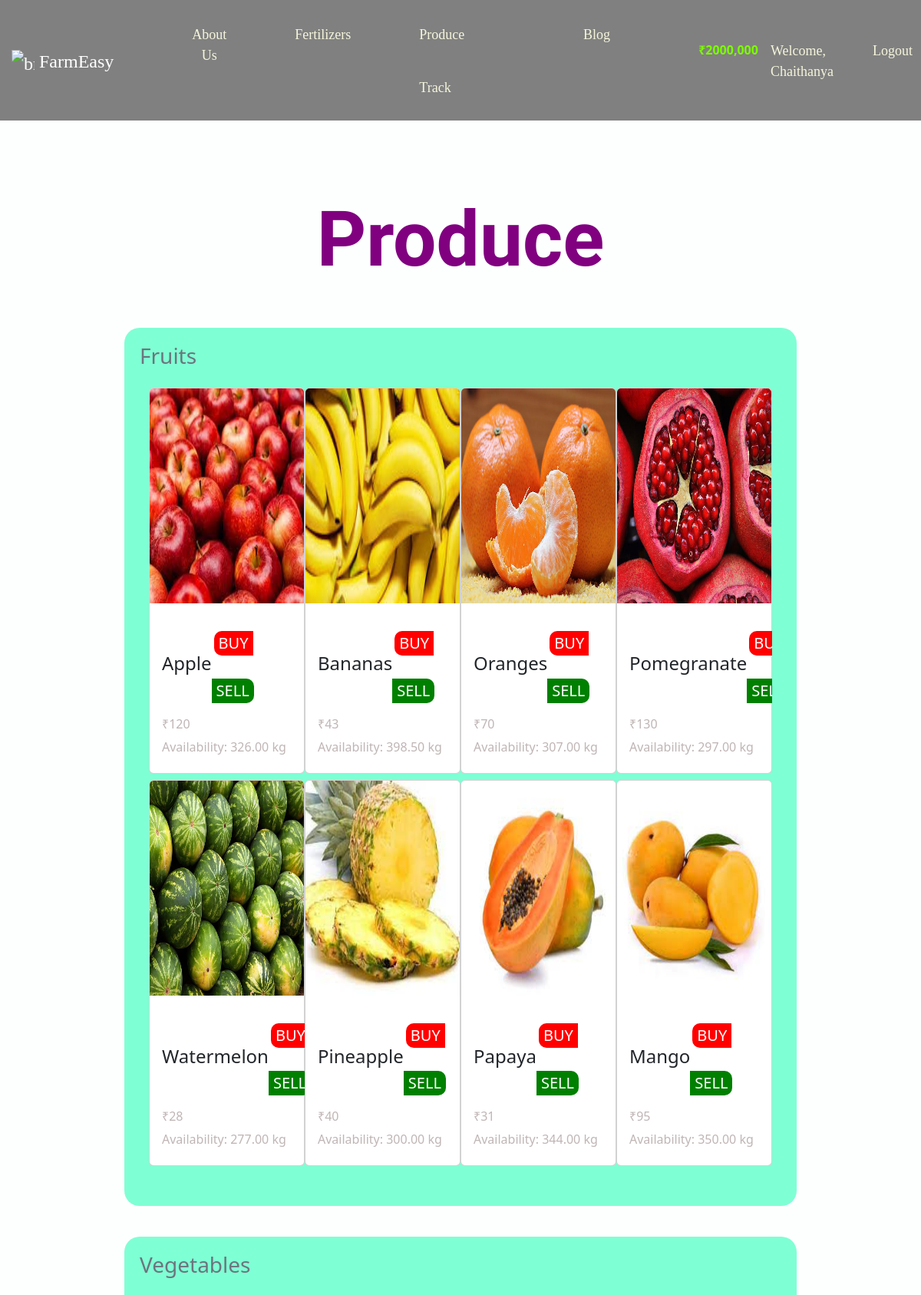
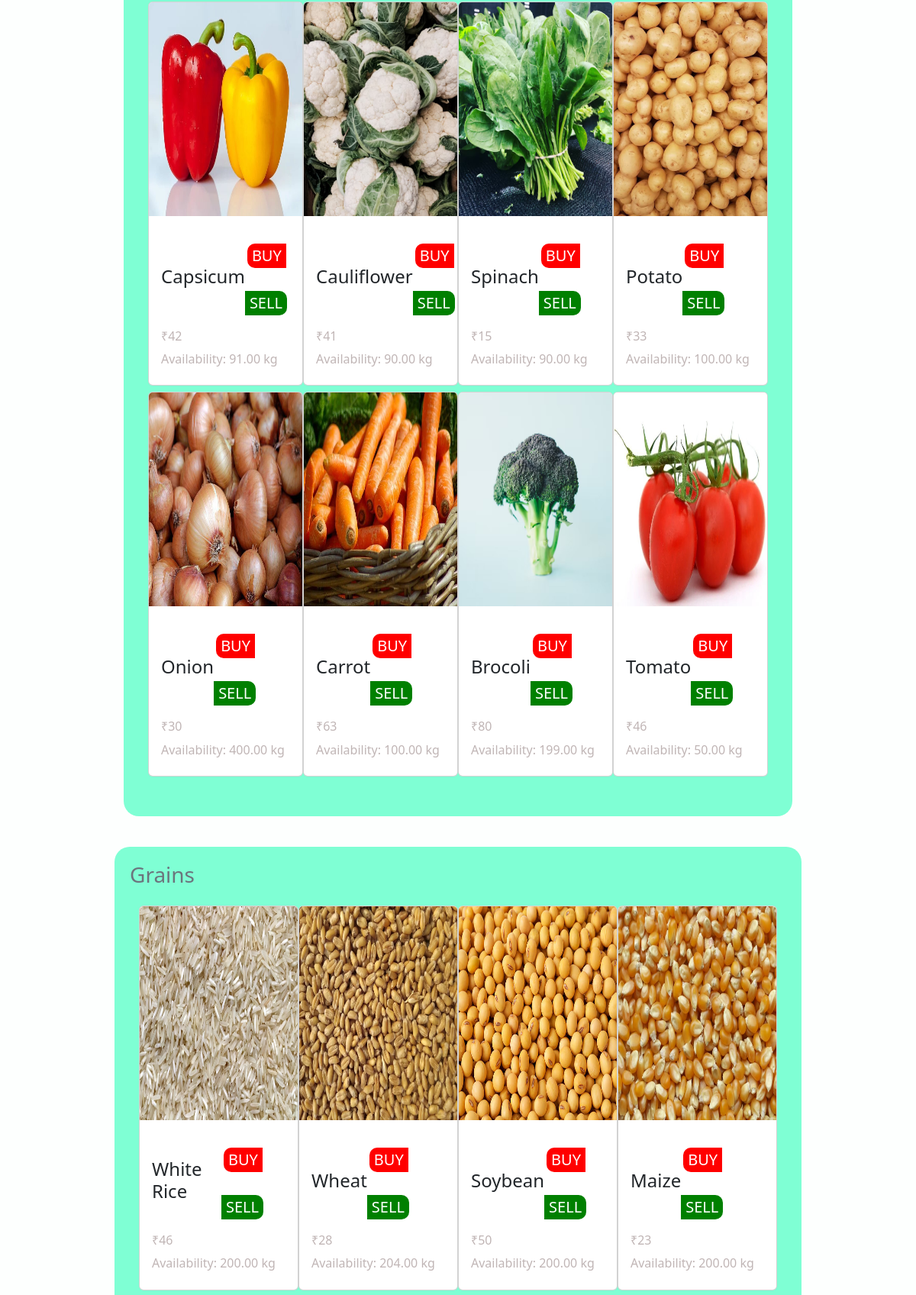
Page /produce (signed in, upper part) on the committed database (2 pictures, top to bottom).
### website/models.py (models this page shows, shortened)
class User(db.Model, UserMixin):
 id = db.Column(db.Integer(), primary_key = True)
 username = db.Column(db.String(length=30),nullable=False,unique=True)
 email_address = db.Column(db.String(length=50),nullable=False,unique=True)
 phone_number = db.Column(db.Integer(), nullable=False, unique = True)
 password_hash = db.Column(db.String(),nullable=False)
 budget = db.Column(db.Integer(), nullable=False, default=1000)
 items = db.relationship('Item', backref = 'owned_user', lazy = True)
 bought = db.relationship('Item', secondary=user_cart1, backref='boughtby')
 ibought = db.relationship('Temp', backref = 'buyer', lazy = True)
 isold = db.relationship('Stemp', backref = 'seller', lazy = True)
 iboughtf = db.relationship('Tempf', backref = 'buyerf', lazy = True)
 isoldf = db.relationship('Stempf', backref = 'sellerf', lazy = True)
 address = db.Column(db.String(length=1024), nullable=False)
 image = db.Column(db.String(length=1024))
 @property
 def prettier_budget(self):
  if len(str(self.budget)) >= 4:
   return f'₹{str(self.budget)[:-3]},{str(self.budget)[-3:]}'
  else:
   return f'₹{self.budget}'
 @property
 def password(self):
  return self.password

class Item(db.Model):
  id = db.Column(db.Integer(), primary_key = True)
  name = db.Column(db.String(length=30), nullable=False,unique=True)
  price = db.Column(db.Integer(), nullable=False)
  quantity = db.Column(db.Integer())
  description = db.Column(db.String(length=1024), nullable=False, unique=True)
  fertilizer = db.Column(db.String(length=1024), nullable=False)
  pesticide = db.Column(db.String(length=1024), nullable=False)
  image = db.Column(db.String, nullable=False, unique=True)
  owner = db.Column(db.Integer(), db.ForeignKey('user.id'))
  ubought = db.relationship('Temp', backref = 'buying', lazy = True)
  usold =  db.relationship('Stemp', backref = 'selling', lazy = True)
  type = db.Column(db.String(length=1024))

### website/routes.py (the view, shortened to what this page needs)
@app.route('/produce', methods = ['GET','POST'])
@login_required
def produce_page():
  purchase_form = PurchaseItemForm()
  sell_form = SellItemForm()
  if request.method == "GET":
    items = Item.query.all()
    return render_template('produce.html', items=items, purchase_form=purchase_form, sell_form = sell_form)

### website/models.py (called while the page is built)
@login_manager.user_loader
def load_user(user_id):
 return User.query.get(int(user_id))

### website/templates/produce.html (shortened to what this page needs)
{% extends 'base.html' %} {% block head_produce %}
<head>
  <link rel="stylesheet" href="" />
  <link
    rel="stylesheet"
    href="https://cdnjs.cloudflare.com/ajax/libs/OwlCarousel2/2.3.4/assets/owl.carousel.min.css"
  />
  <link
    rel="stylesheet"
    href="https://cdnjs.cloudflare.com/ajax/libs/OwlCarousel2/2.3.4/assets/owl.theme.default.min.css"
  />
  <link
    rel="stylesheet"
    href="https://cdn.jsdelivr.net/npm/bootstrap@5.2.0/dist/css/bootstrap.rtl.min.css"
  />
  <link rel= "stylesheet" type= "text/css" href= "{{ url_for('static',filename='styles/header.css') }}">
</head>
{% endblock %}
{% block navcolor %}
          <nav class="navbar navbar-expand-lg navbar-light" style="margin-bottom: .4em; border:solid; border-bottom:.20em; border-color:transparent; background-color: gray; ">
            {% endblock %}
{% block content %}
<div class="border-fix">
<div class="container-fluid my-3 ">
  <div class="head-1">Produce</div>
  <div id="resize-main" class="main-seg ">
  <div><h3 class="text-secondary">Fruits</h3></div>
<div class="container my-4">
<div id="multi-item-example" class="carousel slide carousel-multi-item" data-ride="carousel">
<div class="carousel-inner" role="listbox">
<div class="carousel-item active">
{% for item in items if item.type == 'f' %}
  <div class="col-md-6 col-lg-3 col-sm-12" style="float:left">
   <div class="card mb-2">
      <img class="card-img-top"
        src="{{url_for('static', filename= item.image )}}" alt="Card image cap">
      <div class="card-body">
        <div class="upper-btn">
          <div><h4>{{ item.name }}</h4></div>
          <div>
          <button class="buy-button" data-toggle="modal" data-target="#Modal-MoreInfo-{{ item.id }}">BUY</button>
            <button class="sell-button" data-toggle="modal" data-target="#Modal-SellInfo-{{ item.id }}">SELL</button>
            </div>
            </div>
          <h6> &#8377;{{ item.price }}</h6>
          <div>
            <h6>Availability: {{'%0.2f'| format(item.quantity|float)}} kg</h6>
            </div>
            </div>
    </div>
  </div>
{% endfor %}
</div>
</div>
</div>
</div>
</div>
    <div id="resize-main" class="main-seg ">
    <div><h3 class="text-secondary">Vegetables</h3></div>
  <div class="container my-4">
  <div id="multi-item-example" class="carousel slide carousel-multi-item" data-ride="carousel">
  <div class="carousel-inner" role="listbox">
  <div class="carousel-item active">
  {% for item in items if item.type == 'v' %}
    <div class="col-md-6 col-lg-3 col-sm-12" style="float:left">
     <div class="card mb-2">
        <img class="card-img-top"
          src="{{url_for('static', filename= item.image )}}" alt="Card image cap">
        <div class="card-body">
          <div class="upper-btn">
            <div><h4>{{ item.name }}</h4></div>
            <div>
            <button class="buy-button" data-toggle="modal" data-target="#Modal-MoreInfo-{{ item.id }}">BUY</button>
              <button class="sell-button" data-toggle="modal" data-target="#Modal-SellInfo-{{ item.id }}">SELL</button>
              </div>
              </div>
            <h6> &#8377;{{ item.price }}</h6>
            <div>
              <h6>Availability: {{'%0.2f'| format(item.quantity|float)}} kg</h6>
              </div>
              </div>
      </div>
    </div>
  {% endfor %}
  </div>
  </div>
  </div>
  </div>
  </div>
  </div>
      <div id="resize-main" class="main-seg ">
      <div><h3 class="text-secondary">Grains</h3></div>
    <div class="container my-4">
    <div id="multi-item-example" class="carousel slide carousel-multi-item" data-ride="carousel">
    <div class="carousel-inner" role="listbox">
    <div class="carousel-item active">
    {% for item in items if item.type == 'g' %}
      <div class="col-md-6 col-lg-3 col-sm-12" style="float:left">
       <div class="card mb-2">
          <img class="card-img-top"
            src="{{url_for('static', filename= item.image )}}" alt="Card image cap">
          <div class="card-body">
            <div class="upper-btn">
              <div><h4>{{ item.name }}</h4></div>
              <div>
              <button class="buy-button" data-toggle="modal" data-target="#Modal-MoreInfo-{{ item.id }}">BUY</button>
                <button class="sell-button" data-toggle="modal" data-target="#Modal-SellInfo-{{ item.id }}">SELL</button>
                </div>
                </div>
              <h6> &#8377;{{ item.price }}</h6>
              <div>
                <h6>Availability: {{'%0.2f'| format(item.quantity|float)}} kg</h6>
                </div>
                </div>
        </div>
      </div>
    {% endfor %}
    </div>
    </div>
    </div>
    </div>
    </div>
    </section>
</div>
{% endblock %}

### website/templates/base.html (shortened to what this page needs)
<!DOCTYPE html>
<html lang="en" dir="ltr">
  {% block head_produce %}{% endblock %}
  </head>
  <body>
    <div class="clear-space ">
      <section class="global-banner">
        <header class="header-of-page">
          <div class="header-content sticky-top">
            {% block navcolor %}{% endblock %}
              <a class="navbar-brand" href="{{ url_for('home_page') }}" style="color:white; font-family: 'Permanent Marker', cursive; font-size: 1.5em; margin-left: .5em;">
                <img src="https://cdn.iconscout.com/icon/free/png-256/farmer-2204210-1838555.png" alt="brand_image" width="30" height="29" class="d-inline-block align-top" style="margin-top:3px;">
                FarmEasy
              </a>
              {% block nav_rem %}
              <div class="collapse navbar-collapse " id="navbarSupportedContent">
                <ul class="navbar-nav">
                  <li class="nav-item">
                    <button type="button" style="border : none;" class="btn btn-outline-warning">
                      <a class="nav-link " style="padding: 0px; font-family: 'Bree Serif', serif; font-size: large; color:beige;" aria-current="page" href="{{ url_for('home_page') }}">About Us</a>
                  </li>
                  <li class="nav-item">
                    <a href="{{ url_for('fertilizer_page') }}">
                    <button type="button" style="border : none;" class="btn btn-outline-warning">
                      <a class="nav-link " style="padding: 0px; font-family: 'Bree Serif', serif; font-size: large; color:beige;" aria-current="page" href="{{ url_for('fertilizer_page') }}">Fertilizers</a></a>
                  </li>
                  <li class="nav-item">
                    <button type="button" style="border : none;" class="btn btn-outline-warning">
                      <a class="nav-link " style="padding: 0px; font-family: 'Bree Serif', serif; font-size: large; color:beige;" href="{{ url_for('produce_page') }}">Produce</a>
                      <li class="nav-item">
                        <button type="button" style="border : none;" class="btn btn-outline-warning">
                          <a class="nav-link " style="padding: 0px; font-family: 'Bree Serif', serif; font-size: large; color:beige;" aria-current="page" href="{{ url_for('cart_page') }}">Track</a>
                      </li>
                      <li class="nav-item">
                        <button type="button" style="border : none;" class="btn btn-outline-warning">
                          <a class="nav-link " style="padding: 0px; font-family: 'Bree Serif', serif; font-size: large; color:beige;" aria-current="page" href="{{ url_for('blog_page') }}">Blog</a>
                      </li>
                </ul>
                {% if current_user.is_authenticated %}
                <ul class="navbar-nav navbar-nav-scroll ">
                  <li class="nav-item">
                    <a class="nav-link" style="color: lawngreen; font-weight: bold">
                      {{ current_user.prettier_budget }}
                    </a>
                  </li>
                  <li class="nav-item">
                    <a class="nav-link" href="#"
                      ><span style="color: beige; font-family: 'Bree Serif', serif; font-size: large;">Welcome, {{ current_user.username }}</span></a
                    >
                  </li>
                  <li class="nav-item">
                    <a class="nav-link" href="{{ url_for('logout_page') }}" style="color: beige; font-family: 'Bree Serif', serif; font-size: large;">Logout</a>
                  </li>
                </ul>
                {% endif %}
              </div>
              {% endblock %}
            </nav>
          </div>
        </header>
        {% block content %}
        {% endblock %}
   </body>
</html>

### website/static/styles/header.css (style rules this page uses)
button { font-size: 20px; margin: 15px; background-color: transparent; border: none; margin-left: 50px; }
.main-seg { background-color: aquamarine; padding: 20px; border-radius: 20px; margin-top: 40px; }
.head-1 { color: purple; font-style: tangerine; font-family: "Tangerine", cursive; text-align: center; font-weight: 700; font-size: 100px; }
h6 { color: rgb(192, 181, 181); display: inline-block; }
.buy-button { background-color: red; border-bottom-left-radius: 10px; border-top-left-radius: 10px; margin-right: 0px; border: none; color: white; margin-left: 3px; }
.sell-button { background-color: green; border-bottom-right-radius: 10px; border-top-right-radius: 10px; margin-left: 0px; border: none; color: white; margin-right: 0px; }
.upper-btn { margin-top: 5px; padding: none; display: flex; align-items: center; font-size: 0px; justify-content: space-between; }
.border-fix { margin-left: 150px; margin-right: 150px; }

### rows in the picture
User: prettier_budget "₹2000,000", username "Chaithanya"
Item: image (picture), name "Apple", price "120", quantity "326.00"
Item: image (picture), name "Bananas", price "43", quantity "398.50"
Item: image (picture), name "Oranges", price "70", quantity "307.00"
Item: image (picture), name "Pomegranate", price "130", quantity "297.00"
Item: image (picture), name "Watermelon", price "28", quantity "277.00"
Item: image (picture), name "Pineapple", price "40", quantity "300.00"
Item: image (picture), name "Papaya", price "31", quantity "344.00"
Item: image (picture), name "Mango", price "95", quantity "350.00"
Item: image (picture), name "Capsicum", price "42", quantity "91.00"
Item: image (picture), name "Cauliflower", price "41", quantity "90.00"
Item: image (picture), name "Spinach", price "15", quantity "90.00"
Item: image (picture), name "Potato", price "33", quantity "100.00"
Item: image (picture), name "Onion", price "30", quantity "400.00"
Item: image (picture), name "Carrot", price "63", quantity "100.00"
Item: image (picture), name "Brocoli", price "80", quantity "199.00"
Item: image (picture), name "Tomato", price "46", quantity "50.00"
Item: image (picture), name "White Rice", price "46", quantity "200.00"
Item: image (picture), name "Wheat", price "28", quantity "204.00"
Item: image (picture), name "Soybean", price "50", quantity "200.00"
Item: image (picture), name "Maize", price "23", quantity "200.00"
